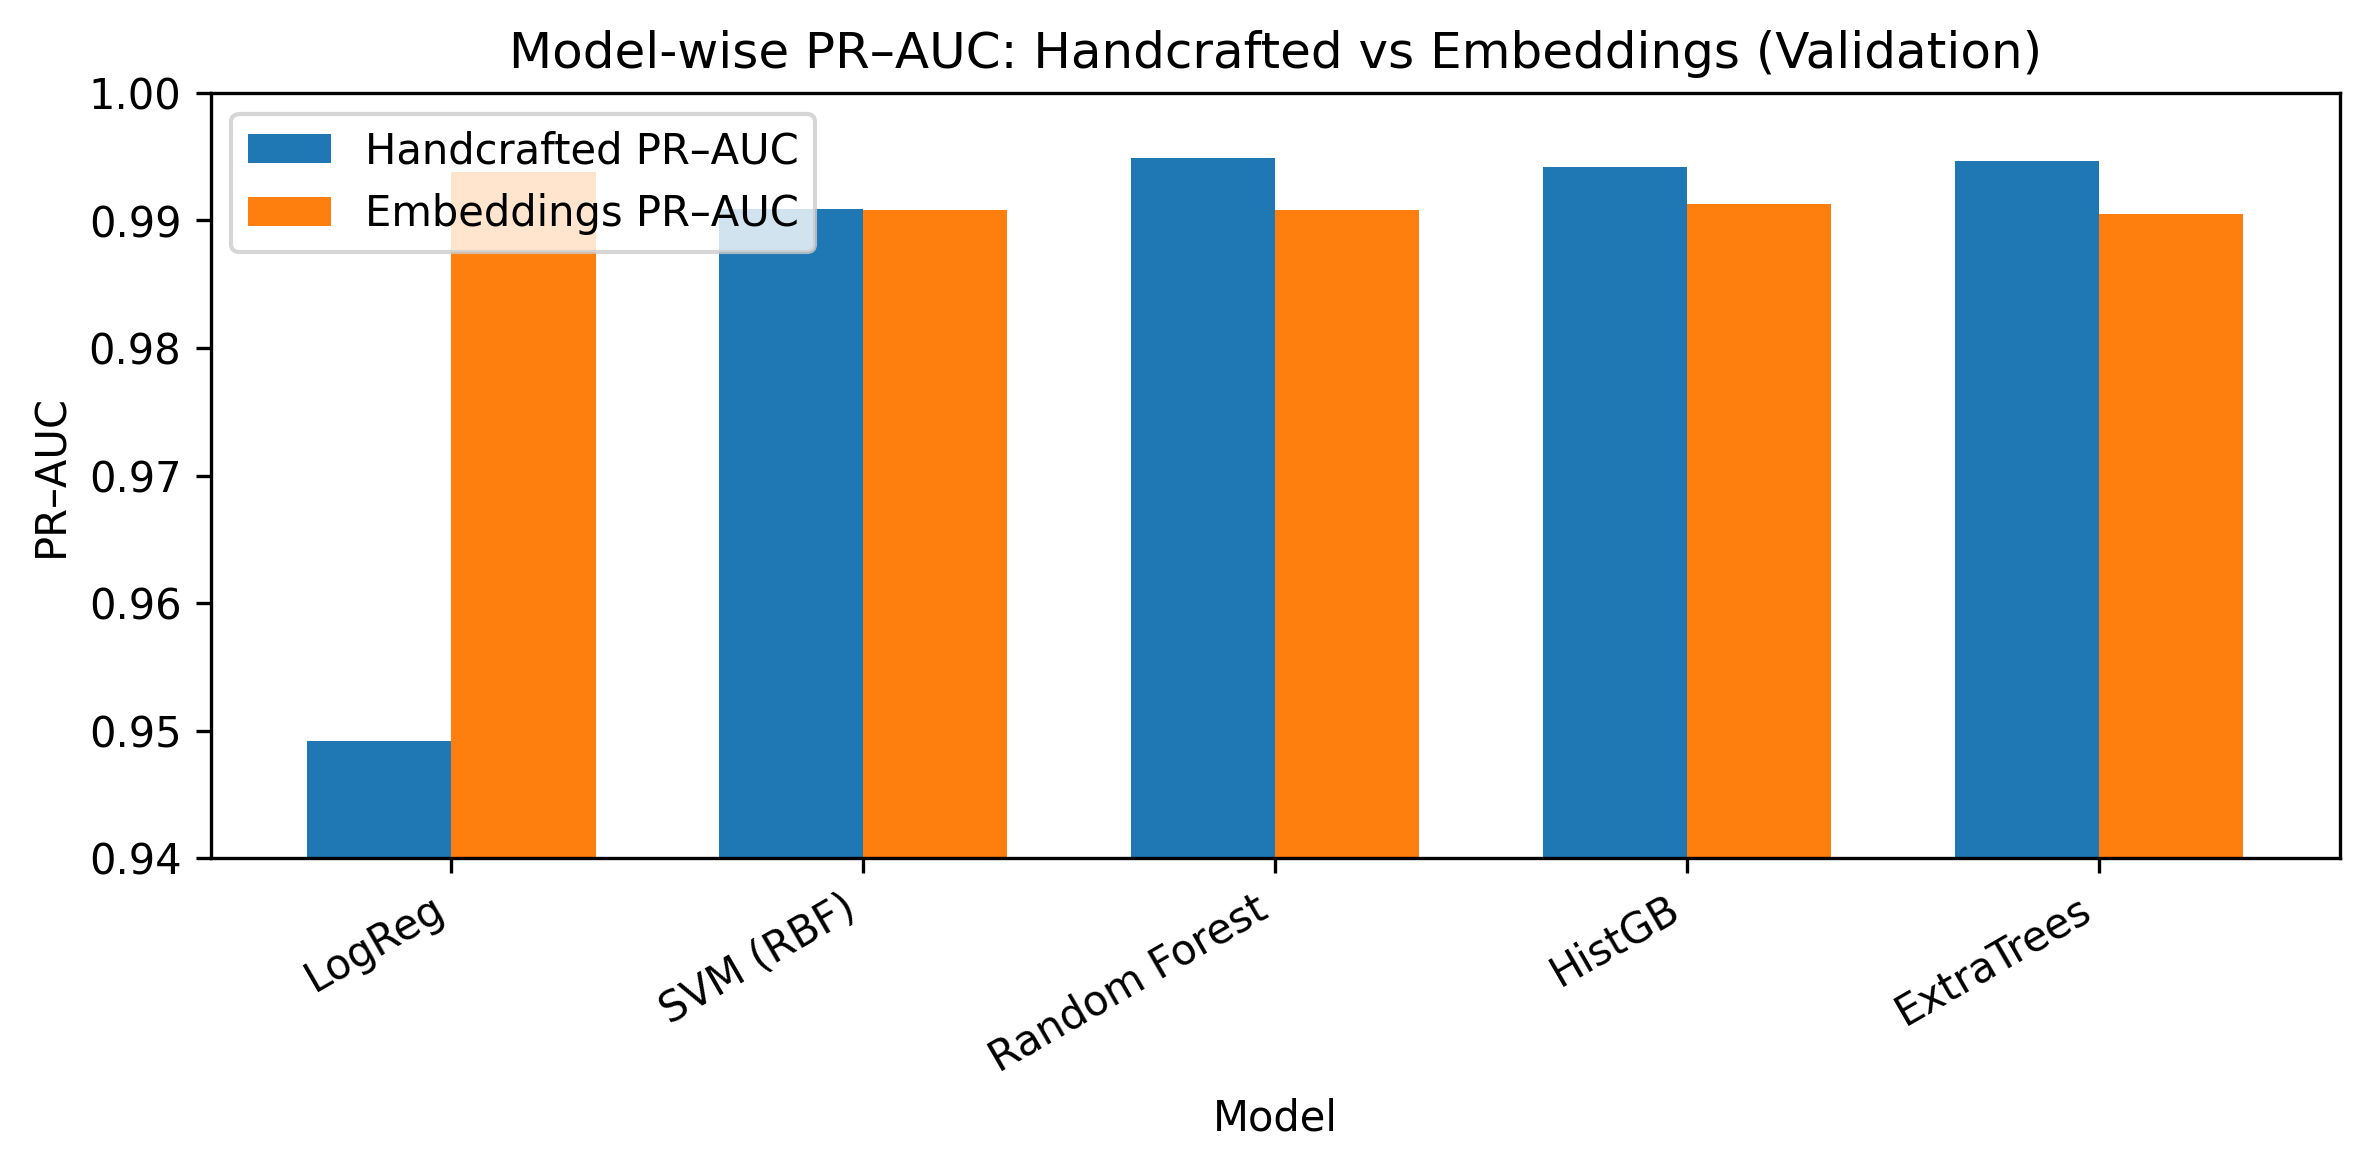

Recreate this plot in Python.
import matplotlib.pyplot as plt
import numpy as np

# -----------------------
# Validation results
# -----------------------
handcrafted_val = {
    "logreg": 0.9492,
    "svm": 0.9909,
    "rf": 0.9949,
    "hgb": 0.9942,
    "extratrees": 0.9947,
}

embedding_val = {
    "logreg": 0.9938,
    "svm_rbf": 0.9908,
    "rf": 0.9908,
    "hgb": 0.9913,
    "extratrees": 0.9905,
}

# Pretty labels
def pretty(name):
    mapping = {
        "logreg": "LogReg",
        "svm": "SVM (RBF)",
        "svm_rbf": "SVM (RBF)",
        "rf": "Random Forest",
        "hgb": "HistGB",
        "extratrees": "ExtraTrees",
    }
    return mapping.get(name, name)

# Common ordering
models_all = ["logreg", "svm", "rf", "hgb", "extratrees"]

# Extract values
pr_hand = [handcrafted_val.get(m, np.nan) for m in models_all]
pr_emb = [embedding_val.get(m if m!="svm" else "svm_rbf", np.nan) for m in models_all]

# Plot
x = np.arange(len(models_all))
width = 0.35

plt.figure(figsize=(8,4))
plt.bar(x - width/2, pr_hand, width, label='Handcrafted PR–AUC')
plt.bar(x + width/2, pr_emb, width, label='Embeddings PR–AUC')

plt.xticks(x, [pretty(m) for m in models_all], rotation=30, ha='right')
plt.ylabel('PR–AUC')
plt.xlabel('Model')
plt.ylim(0.94, 1.0)
plt.title('Model-wise PR–AUC: Handcrafted vs Embeddings (Validation)')
plt.legend()
plt.tight_layout()

# Save or show
plt.savefig("plot1_prauc_models.png", dpi=300, bbox_inches='tight')
plt.show()
